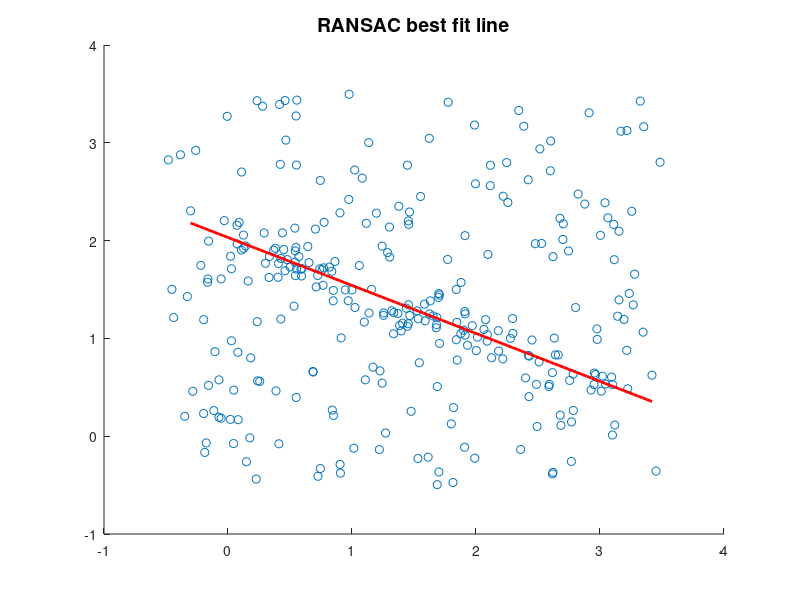

MATLAB code to generate this figure: (Note: this script raises an error after producing the figure.)
function [num_questions] = hw12()

close all;
clc;
num_questions = 0;
addpath('../hw9/');


% Create an output dir to save the images
if ~exist('output', 'dir')
    mkdir('output');
end

rng(557);

%% Part A
fprintf("Part A\n")

% Load data
data = load('line_data_2.txt');
x = data(:,1); y = data(:,2);

% Fit a line using RANSAC
inliers = fit_ransac(data, 2, 100, 0.2, 75);

% Fit line to inliers using homogeneous least squares
x_coords = inliers(:,1); y_coords = inliers(:,2);
one = ones(size(x_coords, 1), 1);
A = [x_coords, y_coords, one];
[~, ~, V] = svd(A);
vals = V(:,end);                % Coefficients a, b, c of ax + by + c = 0
a = vals(1); b = vals(2); c = vals(3);

% Estimate best fit line
x_fit = linspace(min(x_coords), max(x_coords), 100);
y_fit = -(a * x_fit + c) / b;

% Calculate error using perpendicular distance
error = sum(abs(a * x_coords + b * y_coords + c) / sqrt(a^2 + b^2));
fprintf('Line Equation: %.3fx + %.3fy + %.3f = 0\n', a, b, c);
fprintf('Error (sum of perpendicular distances): %.2f\n', error);
fprintf('Number of inliers: %d out of %d points\n', length(inliers), length(x));

% Create the plot
f1 = figure('visible','off');
scatter(x, y); hold on;
plot(x_fit, y_fit, 'r', 'LineWidth', 2);
title('RANSAC best fit line','FontSize',14); hold off;
exportgraphics(f1, 'output/f1_ransac.png', 'Resolution', 200);


num_questions = num_questions + 1;

%% Part B
fprintf("\nPart B\n")

% Label the matching points manually
% [slideI,frameI] = loadAndPadBWImgPairs('slide3.tiff','frame3.jpg');
% figure;
% subplot(1,2,1);
% imshow(uint8(slideI));
% subplot(1,2,2);
% imshow(uint8(frameI));
% datacursormode on;


% DLT Homography Calculation and RMS Error
numTrials = 10;
pointsInPlane = [4, 5, 6]; % Different point sets
errors = zeros(length(pointsInPlane), numTrials);

for p = 1:length(pointsInPlane)
    for t = 1:numTrials
        % Generate random points in [0,1]x[0,1]
        numPoints = pointsInPlane(p);
        srcPoints = rand(numPoints, 2);
        destPoints = rand(numPoints, 2);

        % Compute homography using DLT
        H_est = computeHomographyDLT(srcPoints, destPoints);

        % Map points using the estimated homography
        mappedPoints = applyHomography(H_est, srcPoints);

        % Calculate RMS error
        errors(p, t) = sqrt(mean(sum((mappedPoints - destPoints).^2, 2)));
    end
end

% Report average RMS error
avgErrors = mean(errors, 2);
for i = 1:length(pointsInPlane)
    fprintf('RMS Error for %d points (avg over 10 trials): %.3f\n', pointsInPlane(i), avgErrors(i));
end


% Process manually clicked points
for i = 1:3
    slide_name = strcat('slide', int2str(i), '.tiff');
    frame_name = strcat('frame', int2str(i), '.jpg');
    [col_slide, col_frame] = loadAndPadColorImgPairs(slide_name, frame_name);

    % Load points
    spoints = load(strcat('matches/slide', int2str(i), '.txt'));
    fpoints = load(strcat('matches/frame', int2str(i), '.txt'));
    xoffset = size(col_slide,2);

    % Subset of 4 points for homography
    srcPoints = spoints(4:7, :);
    destPoints = fpoints(4:7, :);

    % Compute homography using DLT
    H_est = computeHomographyDLT(srcPoints, destPoints);

    % Map all points using the estimated homography
    mappedPoints = applyHomography(H_est, spoints);

    % Visualization
    fg = figure('visible','off'); 
    imshow([col_slide,col_frame],[]); hold on;
    line([spoints(:,1)';mappedPoints(:,1)'+xoffset], [spoints(:,2)';mappedPoints(:,2)'],'color','yellow','LineWidth',1);
    scatter([spoints(:,1)';mappedPoints(:,1)'+xoffset], [spoints(:,2)';mappedPoints(:,2)'],200,'rs');
    scatter(fpoints(:,1)'+xoffset, fpoints(:,2)', 'm', 'filled'); hold off;
    fgname = sprintf('output/f%d_dlt_homo_fg_%d.png',1+i,i);
    exportgraphics(fg, fgname, 'Resolution', 200);
end


num_questions = num_questions + 1;


%% Part C
fprintf("\nPart C\n")

for i = 1:3
    path1 = strcat('slide', int2str(i), '.tiff');
    path2 = strcat('frame', int2str(i), '.jpg');
    mult = 1; N = 1; lw = 1; prune = true;
    distType = 'euclidean'; lc = 'y'; pct = 0.5;

    [col_slide,col_frame] = loadAndPadColorImgPairs(path1,path2);
    [slide,frame] = loadAndPadBWImgPairs(path1, path2);
    
    % Compute the SIFT features
    [f4_slide, d128_slide] = vl_sift(slide);
    [f4_frame, d128_frame] = vl_sift(frame);

    % vertical offset that checks the height of the image.
    offset = size(slide,2);
    
    % Get the index of the shortest euclidean distance
    [idxSlide,idxFrame] = smallestPercentageDistances(d128_slide,d128_frame,pct,distType,prune);

    % Subsample 30% points every N times
    idxSlide = idxSlide(1:N:end);
    idxFrame = idxFrame(1:N:end);

    spoints = f4_slide(1:2,idxSlide);
    fpoints = f4_frame(1:2,idxFrame);
    
    % Select 6 SIFT points for DLT Homography
    srcPoints = spoints';
    destPoints = fpoints';

    % Compute homography using DLT and RANSAC
    % H_est = computeHomographyDLT(srcPoints, destPoints);
    [H_rest, inlierIdx] = homographyWithRANSAC(srcPoints, destPoints, 30, 100);

    % Compute RMS errors
    rmsWithoutRANSAC = computeRMSError(srcPoints, destPoints, computeHomographyDLT(srcPoints, destPoints));
    rmsWithRANSAC = computeRMSError(srcPoints(inlierIdx, :), destPoints(inlierIdx, :), H_rest);
    
    % Print results
    fprintf('Image pair %d\n', i);
    fprintf('RMS Error without RANSAC: %.2f\n', rmsWithoutRANSAC);
    fprintf('RMS Error with RANSAC: %.3f\n', rmsWithRANSAC);
    
    % Map all points using the estimated homography
    mappedPoints = applyHomography(H_rest, spoints(:,inlierIdx)');
    
    fg = figure('visible','off');
    imshow([col_slide,col_frame],[]); hold on;
    line([spoints(1,inlierIdx);mappedPoints(:,1)'+offset], [spoints(2,inlierIdx);mappedPoints(:,2)'],'color','yellow','LineWidth',lw);
    scatter([spoints(1,inlierIdx);mappedPoints(:,1)'+offset], [spoints(2,inlierIdx);mappedPoints(:,2)'],200,'rs');
    fgname = sprintf('output/f%d_sift_dlt_homo_fg_%d.png',4+i,i);
    exportgraphics(fg, fgname, 'Resolution', 200);
end

num_questions = num_questions + 1;

end


%% Part A
function [inliers] = fit_ransac(data, n, k, threshold, d)
    numPoints = size(data, 1);
    bestInliers = [];
    
    for i = 1:k
        % Randomly sample 2 points
        indices = randperm(numPoints, n);
        sample = data(indices, :);
        
        % Fit a line to the sampled points
        [m, c] = fitLine(sample);
        
        % Calculate distances of all points to the line
        distances = abs(m * data(:,1) - data(:,2) + c) ./ sqrt(m^2 + 1);
        
        % Find inliers
        closePoints = data(distances <= threshold, :);
        
        % Update best model if it has more inliers
        if size(closePoints, 1) > size(bestInliers, 1) && size(closePoints, 1) >= d
            bestInliers = closePoints;
        end
    end
    
    inliers = bestInliers;
end

% Function: Fit a line given two points
function [m, b] = fitLine(sample)
    point1 = sample(1, :);
    point2 = sample(2, :);
    m = (point2(2) - point1(2)) / (point2(1) - point1(1));
    b = point1(2) - m * point1(1);
end

%% Part B
function [img] = loadSiftImg(path)
    % Load image and convert to B&W for SIFT analysis
    img = imread(path);
    if size(img, 3) == 3
        img = rgb2gray(img);
    elseif size(img, 3) == 4
        img = rgb2gray(img(:,:,1:3));
    end
    img = single(img);
end

function [padIm1,padIm2] = padSiftImg(img1,img2)
    % Pad input B&W image arrays to get equal sizes for plotting SIFT
    % results

    % Get sizes of both images
    [h1, w1] = size(img1);
    [h2, w2] = size(img2);

    % Find target dimensions (maximum in each dimension)
    th = max(h1, h2);
    tw = max(w1, w2);

    padIm1 = zeros(th, tw,'like',img1);
    padIm2 = zeros(th, tw,'like',img2);

    padIm1(1:h1,1:w1) = img1;
    padIm2(1:h2,1:w2) = img2;
end

function [padIm1,padIm2] = loadAndPadBWImgPairs(path1,path2)
    slide = loadSiftImg(path1);
    frame = loadSiftImg(path2);
    [padIm1,padIm2] = padSiftImg(slide,frame);
end

function [padIm1,padIm2] = loadAndPadColorImgPairs(path1,path2)
    % Load color images for plotting purposes only
    % Images are zero-padded to maintain equal sizes
    % SIFT works with B&W images so no analysis is performed on these
    % images
    img1 = imread(path1);
    img2 = imread(path2);

    % Fix issues with alpha and grayscale inconsistency
    if size(img1, 3) == 1
        img1 = double(repmat(img1, [1, 1, 3]));
    elseif size(img1, 3) == 4
        img1 = double(img1(:,:,1:3));
    else
        img1 = double(img1);
    end
    
    if size(img2, 3) == 1
        img2 = double(repmat(img2, [1, 1, 3]));
    elseif size(img2, 3) == 4
        img2 = double(img2(:,:,1:3));
    else
        img2 = double(img2);
    end

    % Get sizes of both images
    [h1, w1, ~] = size(img1);
    [h2, w2, c] = size(img2);

    % Find target dimensions (maximum in each dimension)
    th = max(h1, h2);
    tw = max(w1, w2);

    padIm1 = zeros(th, tw, c,'like',img1);
    padIm2 = zeros(th, tw, c,'like',img2);

    padIm1(1:h1,1:w1,:) = img1;
    padIm2(1:h2,1:w2,:) = img2;
    
    % Convert because it seems to plot weirdly for some reason
    padIm1 = uint8(padIm1);
    padIm2 = uint8(padIm2);
end

function H = generateRandomHomography()
    % Random 3x3 matrix with normalized scale
    H = rand(3, 3);
    H = H / H(3, 3); % Normalize
end

function destPoints = applyHomography(H, srcPoints)
    % Apply homography to points
    srcPointsHomog = [srcPoints, ones(size(srcPoints, 1), 1)]';
    destPointsHomog = H * srcPointsHomog;
    destPoints = (destPointsHomog(1:2, :) ./ destPointsHomog(3, :))';
end

function H = computeHomographyDLT(srcPoints, destPoints)
    % Ensure points are in homogeneous coordinates
    n = size(srcPoints, 1);
    A = zeros(2*n, 9);

    for i = 1:n
        x = srcPoints(i, 1);
        y = srcPoints(i, 2);
        xp = destPoints(i, 1);
        yp = destPoints(i, 2);

        A(2*i-1, :) = [-x, -y, -1, 0, 0, 0, x*xp, y*xp, xp];
        A(2*i, :)   = [0, 0, 0, -x, -y, -1, x*yp, y*yp, yp];
    end

    [~, ~, V] = svd(A);
    H = reshape(V(:, end), [3, 3])'; % Last column of V reshaped
    H = H / H(3, 3);                 % Normalize H
end

%% Part C
function [idxs1,idxs2] = smallestEuclideanDist(feat1, feat2)
    % Compute the shortest pairwise euclidean distance matrix between feat1 and feat2
    % feat1 and feat2 are the (n,128)-element feature vectors
    % Transpose is used because `pdist2` requires the number of columns to be equal
    distances = pdist2(double(feat1'), double(feat2'), 'euclidean');
    distances(distances==0) = inf;

    % Find the minimum value and its indices
    minVal = min(distances(:));
    [idxs1, idxs2] = find(distances == minVal);
end

function [idx_ft1, idx_ft2] = smallestPercentageDistances(feat1,feat2,pct,type,prune)
    % feat1 and feat2 - SIFT 128-element vectors for both images
    % pct - top n percentage of key points that should be plotted
    % type - distance type argument. Valid args are euclidean, cosine and chisquare
    % prune - filter the points by Lowe's ratio

    % Find the best percentage of key points
    if nargin < 3 || isempty(pct)
        pct = 0.2;
    end
    if nargin < 4 || isempty(type)
        type = 'euclidean';
    end
    if nargin < 5 || isempty(prune)
        prune = false;
    end
    
    % ---------------------    
    matches = zeros(size(feat1, 2), 2);
    matches(:, 1) = 1:size(feat1, 2);
    % Compute the distance to n nearest neighbors
    if strcmp(type, 'euclidean') || strcmp(type, 'cosine')
        [idxs, dist] = knnsearch(double(feat2'), double(feat1'),'K',2,'Distance',type);
    elseif strcmp(type, 'chisquare')
        eps = 1e-5;   % Epsilon to avoid division by zero
        chi2_dist_fun = @(x, y) 0.5 * sum((x - y).^2 ./ (x + y + eps), 2);
        [idxs, dist] = knnsearch(double(feat2'), double(feat1'),'K',2,'Distance',chi2_dist_fun);
    else
        [idxs, dist] = knnsearch(double(feat2'), double(feat1'),'K',2,'NSMethod', 'kdtree');
    end
    matches(:, 2) = idxs(:, 1);

    % Calculate Lowe's ratio
    confidences = dist(:, 1) ./ dist(:, 2);
    if prune
        goodMatches = (confidences <= 0.8);
        matches = matches(goodMatches, :);
        confidences = confidences(goodMatches);
    end

    % Sort the matches so that the most confident onces are at the top of the list
    [~, ind] = sort(confidences, 'ascend');
    matches = matches(ind, :);
    
    numTop = round(pct * length(ind)); % Number of points in the top pct
    % Keep only the top percentage of matches
    selectedMatches = matches(1:numTop, :);
    idx_ft1 = selectedMatches(:,1);
    idx_ft2 = selectedMatches(:,2);
end

function [H_ransac, inlierIdx] = homographyWithRANSAC(srcPoints, destPoints, threshold, maxIter)
    % Inputs:
    %   srcPoints  - Nx2 matrix of source points
    %   destPoints - Nx2 matrix of destination points
    %   threshold  - Distance threshold for inliers
    %   maxIter    - Maximum number of RANSAC iterations
    % Outputs:
    %   H_ransac   - Homography matrix computed with inliers
    %   inlierIdx  - Logical index of inliers

    numPoints = size(srcPoints, 1);
    bestInliers = 0;
    bestH = eye(3);

    for i = 1:maxIter
        % Randomly sample 4 points
        idx = randperm(numPoints, 4);
        sampledSrc = srcPoints(idx, :);
        sampledDest = destPoints(idx, :);

        % Compute homography for the sampled points
        H = computeHomographyDLT(sampledSrc, sampledDest);

        % Map all source points using the estimated homography
        mappedPoints = applyHomography(H, srcPoints);

        % Compute reprojection error
        errors = sqrt(sum((mappedPoints - destPoints).^2, 2));

        % Find inliers
        inlierIdx = errors < threshold;
        numInliers = sum(inlierIdx);

        % Update the best model if current one has more inliers
        if numInliers > bestInliers
            bestInliers = numInliers;
            bestH = H;
        end
    end

    % Recompute homography using all inliers
    finalInlierIdx = errors < threshold;
    H_ransac = computeHomographyDLT(srcPoints(finalInlierIdx, :), destPoints(finalInlierIdx, :));
    inlierIdx = finalInlierIdx;
end

function error = computeRMSError(srcPoints, destPoints, H)
    mappedPoints = applyHomography(H, srcPoints);
    error = sqrt(mean(sum((mappedPoints - destPoints).^2, 2)));
end